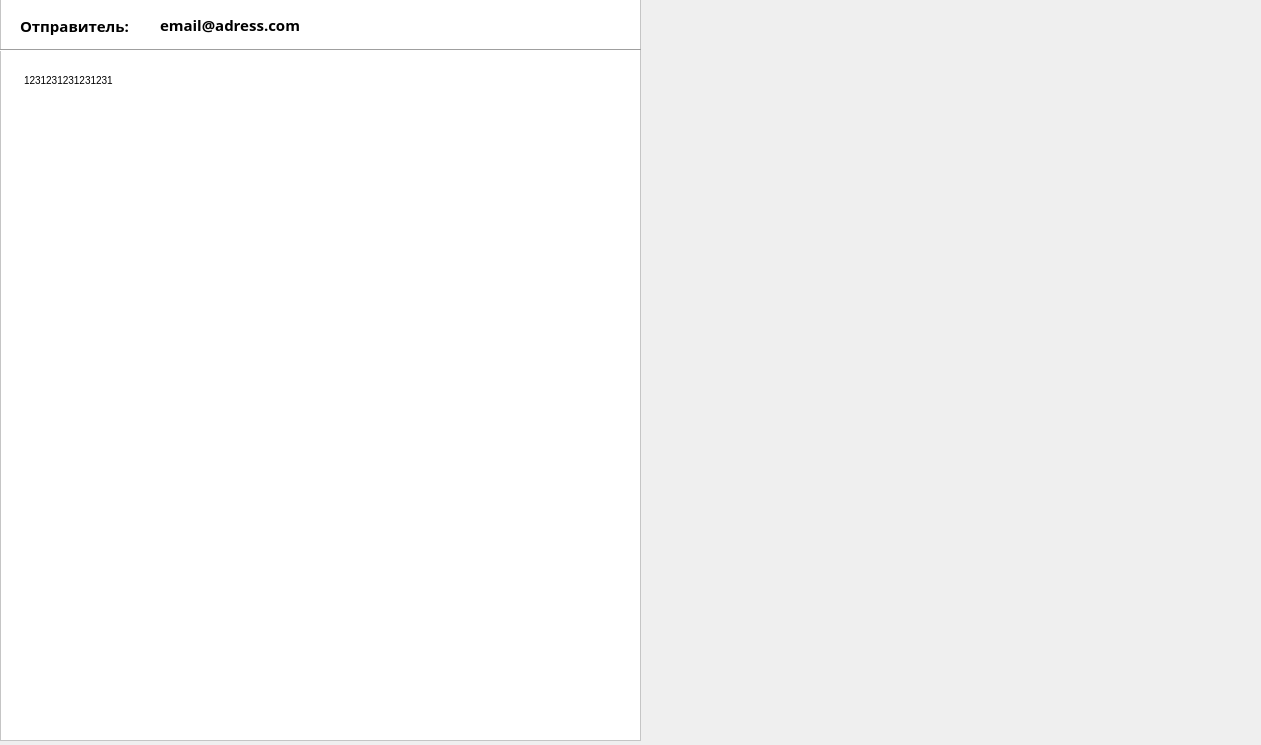
<?xml version="1.0" encoding="UTF-8"?>
<ui version="4.0">
 <class>email</class>
 <widget class="QWidget" name="email">
  <property name="geometry">
   <rect>
    <x>0</x>
    <y>0</y>
    <width>1261</width>
    <height>745</height>
   </rect>
  </property>
  <property name="sizePolicy">
   <sizepolicy hsizetype="Fixed" vsizetype="Fixed">
    <horstretch>0</horstretch>
    <verstretch>0</verstretch>
   </sizepolicy>
  </property>
  <property name="minimumSize">
   <size>
    <width>1261</width>
    <height>745</height>
   </size>
  </property>
  <property name="maximumSize">
   <size>
    <width>1261</width>
    <height>745</height>
   </size>
  </property>
  <property name="mouseTracking">
   <bool>false</bool>
  </property>
  <property name="focusPolicy">
   <enum>Qt::NoFocus</enum>
  </property>
  <property name="windowTitle">
   <string>Просмотр сообщения</string>
  </property>
  <property name="styleSheet">
   <string notr="true"/>
  </property>
  <widget class="QLabel" name="senderEmail">
   <property name="geometry">
    <rect>
     <x>160</x>
     <y>10</y>
     <width>371</width>
     <height>31</height>
    </rect>
   </property>
   <property name="sizePolicy">
    <sizepolicy hsizetype="Preferred" vsizetype="Preferred">
     <horstretch>0</horstretch>
     <verstretch>0</verstretch>
    </sizepolicy>
   </property>
   <property name="minimumSize">
    <size>
     <width>371</width>
     <height>31</height>
    </size>
   </property>
   <property name="maximumSize">
    <size>
     <width>371</width>
     <height>31</height>
    </size>
   </property>
   <property name="font">
    <font>
     <family>Raleway</family>
     <pointsize>11</pointsize>
     <weight>75</weight>
     <bold>true</bold>
    </font>
   </property>
   <property name="text">
    <string>email@adress.com</string>
   </property>
   <property name="scaledContents">
    <bool>true</bool>
   </property>
   <property name="textInteractionFlags">
    <set>Qt::LinksAccessibleByMouse|Qt::TextSelectableByMouse</set>
   </property>
  </widget>
  <widget class="QLabel" name="emailAddress_2">
   <property name="geometry">
    <rect>
     <x>20</x>
     <y>10</y>
     <width>131</width>
     <height>31</height>
    </rect>
   </property>
   <property name="sizePolicy">
    <sizepolicy hsizetype="Preferred" vsizetype="Preferred">
     <horstretch>0</horstretch>
     <verstretch>0</verstretch>
    </sizepolicy>
   </property>
   <property name="minimumSize">
    <size>
     <width>131</width>
     <height>31</height>
    </size>
   </property>
   <property name="maximumSize">
    <size>
     <width>131</width>
     <height>31</height>
    </size>
   </property>
   <property name="font">
    <font>
     <family>Raleway</family>
     <pointsize>11</pointsize>
     <weight>75</weight>
     <bold>true</bold>
    </font>
   </property>
   <property name="text">
    <string>Отправитель:</string>
   </property>
   <property name="scaledContents">
    <bool>true</bool>
   </property>
  </widget>
  <widget class="Line" name="line">
   <property name="geometry">
    <rect>
     <x>0</x>
     <y>40</y>
     <width>641</width>
     <height>20</height>
    </rect>
   </property>
   <property name="orientation">
    <enum>Qt::Horizontal</enum>
   </property>
  </widget>
  <widget class="QTextEdit" name="emailText">
   <property name="geometry">
    <rect>
     <x>20</x>
     <y>70</y>
     <width>591</width>
     <height>621</height>
    </rect>
   </property>
   <property name="autoFillBackground">
    <bool>false</bool>
   </property>
   <property name="styleSheet">
    <string notr="true">border: 0px solid;</string>
   </property>
   <property name="html">
    <string>&lt;!DOCTYPE HTML PUBLIC &quot;-//W3C//DTD HTML 4.0//EN&quot; &quot;http://www.w3.org/TR/REC-html40/strict.dtd&quot;&gt;
&lt;html&gt;&lt;head&gt;&lt;meta name=&quot;qrichtext&quot; content=&quot;1&quot; /&gt;&lt;style type=&quot;text/css&quot;&gt;
p, li { white-space: pre-wrap; }
&lt;/style&gt;&lt;/head&gt;&lt;body style=&quot; font-family:'MS Shell Dlg 2'; font-size:7.8pt; font-weight:400; font-style:normal;&quot;&gt;
&lt;p style=&quot; margin-top:0px; margin-bottom:0px; margin-left:0px; margin-right:0px; -qt-block-indent:0; text-indent:0px;&quot;&gt;1231231231231231&lt;/p&gt;&lt;/body&gt;&lt;/html&gt;</string>
   </property>
   <property name="textInteractionFlags">
    <set>Qt::TextSelectableByKeyboard|Qt::TextSelectableByMouse</set>
   </property>
  </widget>
  <widget class="QFrame" name="frame">
   <property name="geometry">
    <rect>
     <x>0</x>
     <y>-10</y>
     <width>641</width>
     <height>751</height>
    </rect>
   </property>
   <property name="styleSheet">
    <string notr="true">background: rgb(255, 255, 255)</string>
   </property>
   <property name="frameShape">
    <enum>QFrame::StyledPanel</enum>
   </property>
   <property name="frameShadow">
    <enum>QFrame::Raised</enum>
   </property>
  </widget>
  <widget class="QLabel" name="image_label">
   <property name="geometry">
    <rect>
     <x>640</x>
     <y>0</y>
     <width>621</width>
     <height>741</height>
    </rect>
   </property>
   <property name="text">
    <string/>
   </property>
  </widget>
  <zorder>frame</zorder>
  <zorder>senderEmail</zorder>
  <zorder>emailAddress_2</zorder>
  <zorder>line</zorder>
  <zorder>emailText</zorder>
  <zorder>image_label</zorder>
 </widget>
 <resources/>
 <connections/>
</ui>
